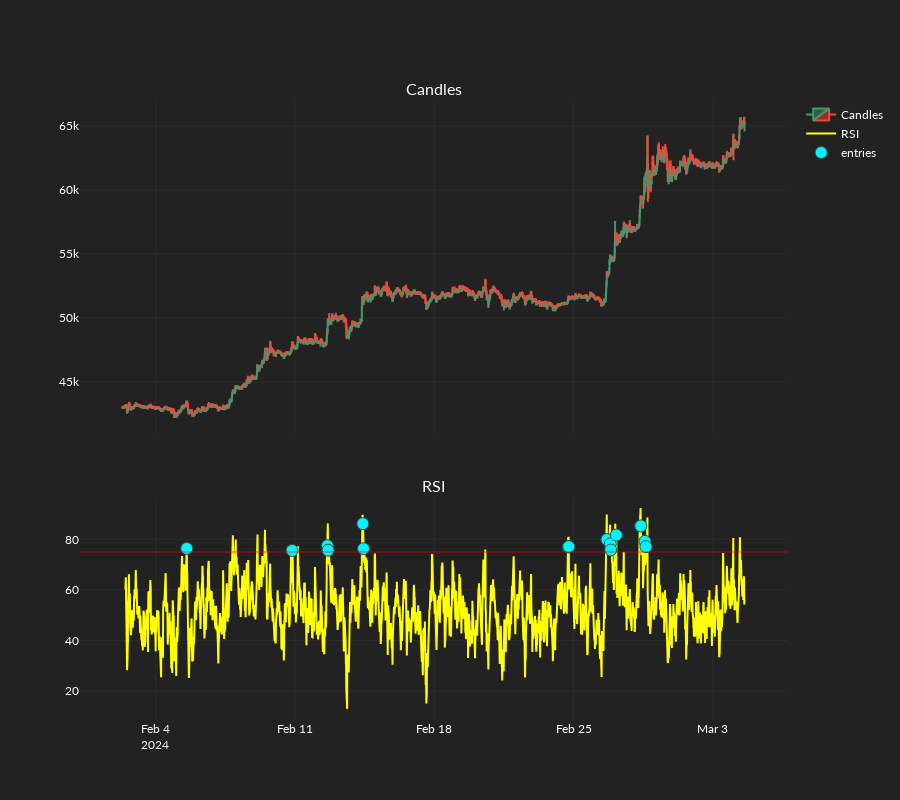
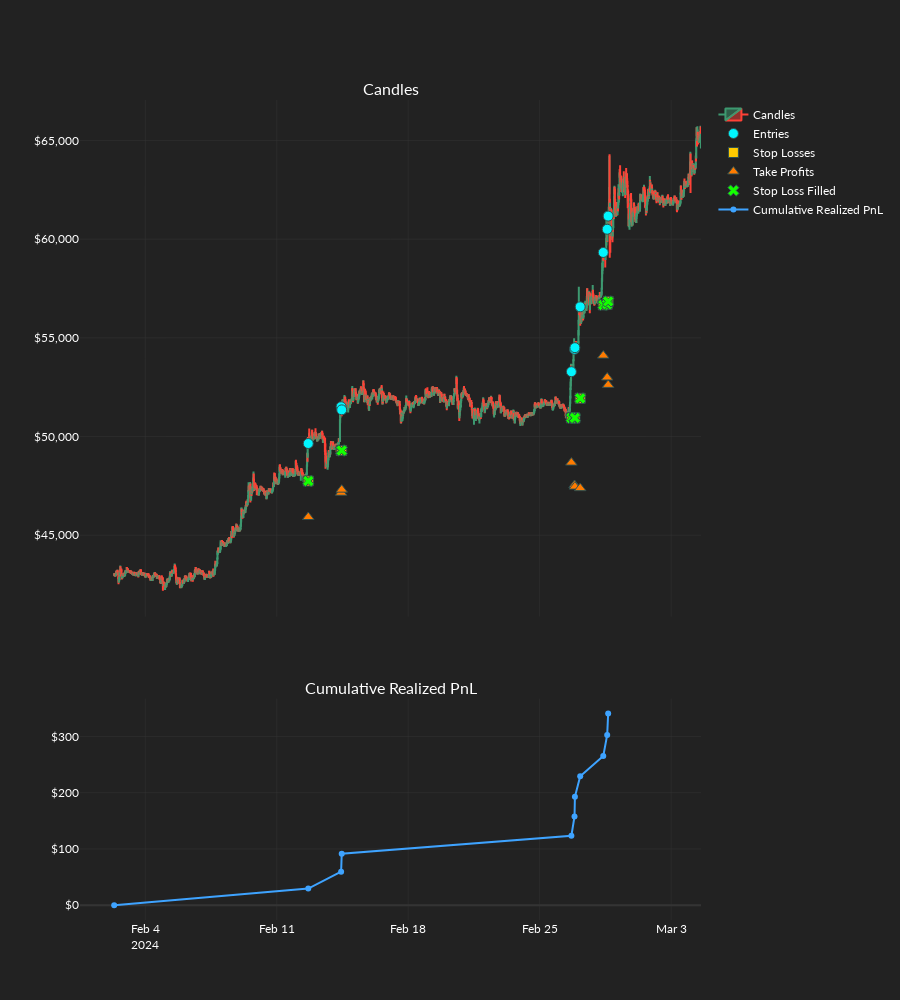

Notebook cell for these charts, in order:
### Code cell
order_records_df = or_backtest(
    backtest_settings=backtest_settings,
    candles=candles,
    dos_arrays=dos_arrays,
    exchange_settings=exchange_settings,
    static_os=static_os,
    strategy=short_strat,
    dos_index=6,
    ind_set_index=5,
    plot_results=True,
    logger_bool=True,
)

### Figure 1 — Plotly figure (JSON) as saved in the notebook; plotly's stock layout.template omitted (floating-point values rounded to 4 significant figures; data arrays with more than 128 entries replaced by an {"elided": "..."} marker saying what was removed)
{"data": [{"close": {"elided": "3000 float values"}, "high": {"elided": "3000 float values"}, "low": {"elided": "3000 float values"}, "name": "Candles", "open": {"elided": "3000 float values"}, "type": "candlestick", "x": {"elided": "3000 str values"}, "xaxis": "x", "yaxis": "y"}, {"line": {"color": "yellow"}, "name": "RSI", "type": "scatter", "x": {"elided": "3000 str values"}, "xaxis": "x2", "y": {"elided": "3000 float values"}, "yaxis": "y2"}, {"marker": {"color": "#00F6FF", "line": {"color": "DarkSlateGrey", "width": 1}, "size": 12, "symbol": "circle"}, "mode": "markers", "name": "entries", "type": "scatter", "x": {"elided": "3000 str values"}, "xaxis": "x2", "y": {"elided": "3000 float values"}, "yaxis": "y2"}], "layout": {"annotations": [{"font": {"size": 16}, "showarrow": false, "text": "Candles", "x": 0.5, "xanchor": "center", "xref": "paper", "y": 1, "yanchor": "bottom", "yref": "paper"}, {"font": {"size": 16}, "showarrow": false, "text": "RSI", "x": 0.5, "xanchor": "center", "xref": "paper", "y": 0.36, "yanchor": "bottom", "yref": "paper"}], "height": 800, "shapes": [{"line": {"color": "red"}, "opacity": 0.3, "type": "line", "x0": 0, "x1": 1, "xref": "x2 domain", "y0": 75, "y1": 75, "yref": "y2"}], "xaxis": {"anchor": "y", "domain": [0, 1], "matches": "x2", "rangeslider": {"visible": false}, "showticklabels": false}, "xaxis2": {"anchor": "y2", "domain": [0, 1]}, "yaxis": {"anchor": "x", "domain": [0.46, 1]}, "yaxis2": {"anchor": "x2", "domain": [0, 0.36]}}}

### Figure 2 — Plotly figure (JSON) as saved in the notebook; plotly's stock layout.template omitted (floating-point values rounded to 4 significant figures; data arrays with more than 128 entries replaced by an {"elided": "..."} marker saying what was removed)
{"data": [{"close": {"elided": "3000 float values"}, "high": {"elided": "3000 float values"}, "low": {"elided": "3000 float values"}, "name": "Candles", "open": {"elided": "3000 float values"}, "type": "candlestick", "x": {"elided": "3000 str values"}, "xaxis": "x", "yaxis": "y"}, {"marker": {"color": "#00F6FF", "line": {"color": "DarkSlateGrey", "width": 1}, "size": 10, "symbol": "circle"}, "mode": "markers", "name": "Entries", "type": "scatter", "x": ["2024-02-12T16:15:00", "2024-02-14T10:15:00", "2024-02-14T11:00:00", "2024-02-26T16:30:00", "2024-02-26T20:30:00", "2024-02-26T21:00:00", "2024-02-27T03:45:00", "2024-02-28T09:15:00", "2024-02-28T14:15:00", "2024-02-28T15:30:00"], "xaxis": "x", "y": [49650.0, 51510.0, 51350.0, 53280.0, 54420.0, 54500.0, 56570.0, 59330.0, 60500.0, 61170.0], "yaxis": "y"}, {"marker": {"color": "#FFCA00", "line": {"color": "DarkSlateGrey", "width": 1}, "size": 10, "symbol": "square"}, "mode": "markers", "name": "Stop Losses", "type": "scatter", "x": ["2024-02-12T16:15:00", "2024-02-14T10:15:00", "2024-02-14T11:00:00", "2024-02-26T16:30:00", "2024-02-26T20:30:00", "2024-02-26T21:00:00", "2024-02-27T03:45:00", "2024-02-28T09:15:00", "2024-02-28T14:15:00", "2024-02-28T15:30:00"], "xaxis": "x", "y": [47750.0, 49290.0, 49290.0, 50942, 50942, 50942, 51940.0, 56670.0, 56700.0, 56847], "yaxis": "y"}, {"marker": {"color": "#FF7B00", "line": {"color": "DarkSlateGrey", "width": 1}, "size": 10, "symbol": "triangle-up"}, "mode": "markers", "name": "Take Profits", "type": "scatter", "x": ["2024-02-12T16:15:00", "2024-02-14T10:15:00", "2024-02-14T11:00:00", "2024-02-26T16:30:00", "2024-02-26T20:30:00", "2024-02-26T21:00:00", "2024-02-27T03:45:00", "2024-02-28T09:15:00", "2024-02-28T14:15:00", "2024-02-28T15:30:00"], "xaxis": "x", "y": [45920.0, 47150.0, 47310.0, 48678, 47540.0, 47460.0, 47390.0, 54100.0, 52990.0, 52616], "yaxis": "y"}, {"marker": {"color": ["#14FF00", "#14FF00", "#14FF00", "#14FF00", "#14FF00", "#14FF00", "#14FF00", "#14FF00", "#14FF00", "#14FF00"], "line": {"color": "DarkSlateGrey", "width": 1}, "size": 10, "symbol": "x"}, "mode": "markers", "name": "Stop Loss Filled", "type": "scatter", "x": ["2024-02-12T16:15:00", "2024-02-14T10:15:00", "2024-02-14T11:00:00", "2024-02-26T16:30:00", "2024-02-26T20:30:00", "2024-02-26T21:00:00", "2024-02-27T03:45:00", "2024-02-28T09:15:00", "2024-02-28T14:15:00", "2024-02-28T15:30:00"], "xaxis": "x", "y": [47750.0, 49290.0, 49290.0, 50942, 50942, 50942, 51940.0, 56670.0, 56700.0, 56847], "yaxis": "y"}, {"marker": {"color": "#14FF00", "line": {"color": "DarkSlateGrey", "width": 1}, "size": 10, "symbol": "star"}, "mode": "markers", "name": "Take Profit Filled", "type": "scatter", "x": [], "xaxis": "x", "y": [], "yaxis": "y"}, {"marker": {"color": "#F1FF00", "line": {"color": "DarkSlateGrey", "width": 1}, "size": 10, "symbol": "diamond-cross"}, "mode": "markers", "name": "Moved SL", "type": "scatter", "x": [], "xaxis": "x", "y": [], "yaxis": "y"}, {"line": {"color": "#3EA3FF"}, "name": "Cumulative Realized PnL", "type": "scatter", "x": ["2024-02-02T08:15:00", "2024-02-12T16:15:00", "2024-02-14T10:15:00", "2024-02-14T11:00:00", "2024-02-26T16:30:00", "2024-02-26T20:30:00", "2024-02-26T21:00:00", "2024-02-27T03:45:00", "2024-02-28T09:15:00", "2024-02-28T14:15:00", "2024-02-28T15:30:00"], "xaxis": "x2", "y": [0, 29.45, 59.63, 91.61, 123.5, 157.7, 192.6, 229.2, 265.4, 302.7, 340.9], "yaxis": "y2"}], "layout": {"annotations": [{"font": {"size": 16}, "showarrow": false, "text": "Candles", "x": 0.5, "xanchor": "center", "xref": "paper", "y": 1, "yanchor": "bottom", "yref": "paper"}, {"font": {"size": 16}, "showarrow": false, "text": "Cumulative Realized PnL", "x": 0.5, "xanchor": "center", "xref": "paper", "y": 0.27, "yanchor": "bottom", "yref": "paper"}], "height": 1000, "xaxis": {"anchor": "y", "domain": [0, 1], "matches": "x2", "rangeslider": {"visible": false}, "showticklabels": false}, "xaxis2": {"anchor": "y2", "domain": [0, 1]}, "yaxis": {"anchor": "x", "domain": [0.37, 1], "tickformat": "$,"}, "yaxis2": {"anchor": "x2", "domain": [0, 0.27], "tickformat": "$,"}}}
